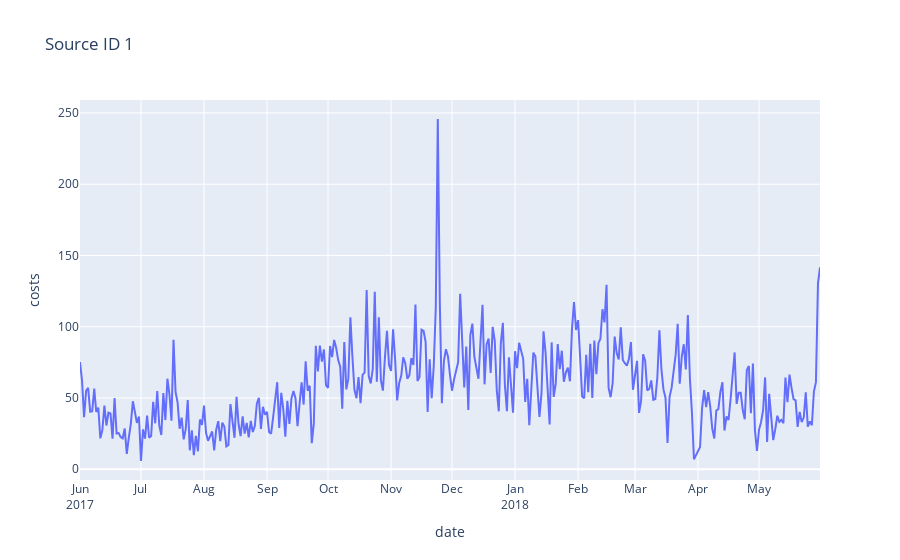

The notebook cell saved with this chart:
### Markdown cell above
##### I am going to plot each source separately because to visualize all in one single plot is not really readable and not nice to visualize. To have a better readibility I will split the costs by each source.

### Code cell
source_ids = costs['source_id'].unique()
# Generate separate plots for each source ID.
figures = []
for source_id in source_ids:
    costs_filtered = costs[costs['source_id'] == source_id]
    fig = px.line(costs_filtered,
                  x='dt',
                  y='costs',
                  title = f'Source ID {source_id}')
    figures.append(fig)
    #customize x-axis to show all months.
    fig.update_xaxes(
    dtick = 'M1', #tick every month.
    tickformat = '%b\n%Y',
    title_text = 'date') #format the ticks as abbreviated month names.
for fig in figures:
    fig.show()

### Figure 1 — Plotly figure (JSON) as saved in the notebook; plotly's stock layout.template omitted (floating-point values rounded to 4 significant figures; data arrays with more than 128 entries replaced by an {"elided": "..."} marker saying what was removed)
{"data": [{"hovertemplate": "dt=%{x}<br>costs=%{y}<extra></extra>", "legendgroup": "", "line": {"color": "#636efa", "dash": "solid"}, "marker": {"symbol": "circle"}, "mode": "lines", "name": "", "orientation": "v", "showlegend": false, "type": "scatter", "x": {"elided": "363 str values"}, "xaxis": "x", "y": {"elided": "363 float values"}, "yaxis": "y"}], "layout": {"legend": {"tracegroupgap": 0}, "title": {"text": "Source ID 1"}, "xaxis": {"anchor": "y", "domain": [0, 1], "dtick": "M1", "tickformat": "%b\n%Y", "title": {"text": "date"}}, "yaxis": {"anchor": "x", "domain": [0, 1], "title": {"text": "costs"}}}}
